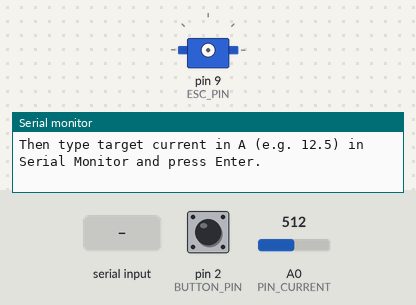
Recording of a sketch running on a simulated Arduino Uno, built with avr-gcc and run on an emulated ATmega328P. Parts: servo, the last lines printed to the serial monitor. The inputs (shaded band) are chosen by the test bench; at power-on: pin 2 (BUTTON_PIN) HIGH, A0 (PIN_CURRENT) = 512.

Above: at 0.9 s.
1.0 s: pin 2 (BUTTON_PIN) pulled LOW for 0.15 s
At 3.0 s:
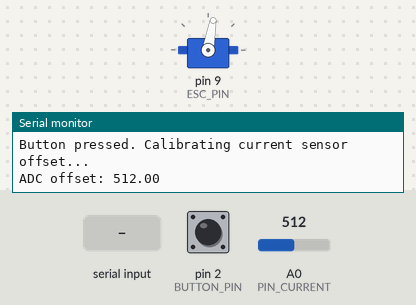
3.5 s: "90,45\n" received over Serial
At 4.68 s:
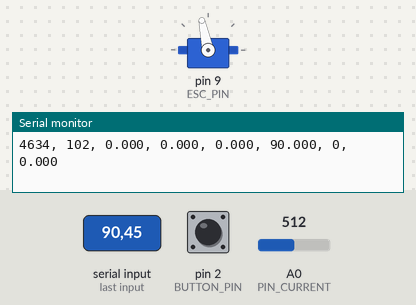
At 5.62 s:
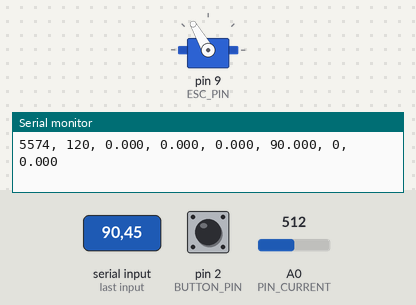
6.5 s: A0 (PIN_CURRENT) set to 716
9.5 s: "30,150\n" received over Serial
11.0 s: A0 (PIN_CURRENT) set to 902
12.7 s: A0 (PIN_CURRENT) set to 924
At 14.1 s:
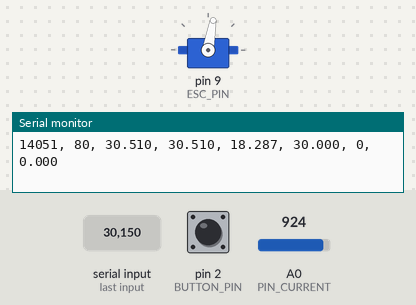
Timing chart, 0 to 15.5 s (numbered marks = the images above; inputs shaded):
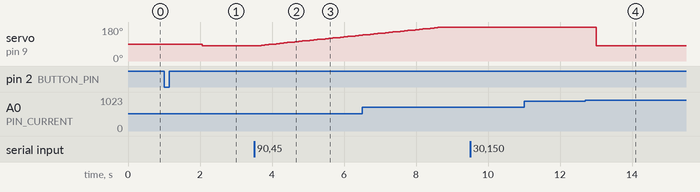

Measured:
- the behaviour switches between 910 and 911 on A0 (PIN_CURRENT) (found by bisection; images 3 and 4)
- after the input at 1.0 s, servo on pin 9 (ESC_PIN): 90° → 80° after 1.1 s
- after the input at 3.5 s, servo on pin 9 (ESC_PIN): moves from 80° to 136° over 2.8 s, starting after 0.09 s
- after the input at 12.7 s, servo on pin 9 (ESC_PIN): 180° → 80° after 0.31 s

The sketch:

pid_using_lib.ino
```cpp
#include <PID_v1.h>
#include <Servo.h>

// ---------- Pins ----------
const int PIN_CURRENT = A0;   // ACS712 output
const int ESC_PIN     = 9;    // ESC signal
const int BUTTON_PIN  = 2;    // safety button (D2 to GND)

// ---------- ESC range (degrees) ----------
const int ESC_MIN_ANGLE = 80;
const int ESC_MAX_ANGLE = 180;

// ---------- ACS712 (30A default) ----------
const float VREF       = 5.0;      // ADC reference voltage
const float ADC_STEPS  = 1023.0;   // 10-bit ADC
const float ACS_SENS   = 0.066;    // V/A (change if 5A or 20A module)

float adcOffset = 0.0;            // measured at startup

float longAvgCurrent = 0.0;       // very long-term smooth average

// ---------- PID variables ----------
double Setpoint, Input, Output;

// Tuning (your values)
double Kp = 1.8;
double Ki = 2.2;
double Kd = 0.2;

PID current_pid(&Input, &Output, &Setpoint, Kp, Ki, Kd, DIRECT);

Servo ESC;
int   escAngle = ESC_MIN_ANGLE;

// ---------- Moving-average filter (0.5 s at 10 Hz = 5 samples) ----------
const uint8_t WINDOW_SIZE = 5;
float  windowVals[WINDOW_SIZE];
uint8_t windowIndex = 0;
uint8_t windowCount = 0;
float   windowSum   = 0.0;

// ---------- Locking (value seeker) ----------
bool   pwmLocked     = false;
int    lockedAngle   = ESC_MIN_ANGLE;
uint8_t nearCount    = 0;

// fast coarse seek before PID
bool   preSeek       = false;     // NEW: fast ramp phase flag

unsigned long nowMs  = 0;

// ---------- Penalty integration ----------
double penaltyIntegral = 0.0;
double penaltyPoints   = 0.0;
const float PENALTY_COEFF = 0.002;
const float LOOP_DT       = 0.1;   // 10 Hz loop (100 ms)


// ================== Helper functions ==================

void calibrateCurrentOffset()
{
  const int N = 500;
  long sum = 0;

  for (int i = 0; i < N; i++)
  {
    sum += analogRead(PIN_CURRENT);
    delay(2);
  }

  adcOffset = (float)sum / (float)N;
}

float readCurrentInstant()
{
  const uint8_t NUM_SAMPLES = 10;
  long sum_adc = 0;

  for (uint8_t i = 0; i < NUM_SAMPLES; i++)
  {
    sum_adc += analogRead(PIN_CURRENT);
  }

  float avg_adc = sum_adc / (float)NUM_SAMPLES;

  float centered = avg_adc - adcOffset;
  float voltage  = centered * (VREF / ADC_STEPS);
  float amps     = voltage / ACS_SENS;

  if (amps < 0) amps = -amps;
  if (amps < 0.02) amps = 0.0;

  return amps;
}

float updateAverage(float newVal)
{
  if (windowCount < WINDOW_SIZE)
  {
    windowVals[windowCount] = newVal;
    windowSum += newVal;
    windowCount++;
  }
  else
  {
    windowSum -= windowVals[windowIndex];
    windowVals[windowIndex] = newVal;
    windowSum += newVal;
    windowIndex = (windowIndex + 1) % WINDOW_SIZE;
  }

  return windowSum / (float)windowCount;
}

// read new setpoint from Serial
void handleSerialSetpoint()
{
  if (Serial.available())
  {
    String line = Serial.readStringUntil('\n');
    line.trim();
    if (line.length() == 0) return;

    double sp = line.toFloat();
    if (sp >= 0.0)
    {
      Setpoint   = sp;
      pwmLocked  = false;
      nearCount  = 0;
      preSeek    = true;      // NEW: whenever setpoint changes, start with fast seek

      Serial.print("New setpoint: ");
      Serial.print(Setpoint, 2);
      Serial.println(" A");
    }
    else
    {
      Serial.println("Invalid setpoint");
    }
  }
}


// ================== Setup ==================
void setup()
{
  Serial.begin(115200);
  pinMode(PIN_CURRENT, INPUT);
  pinMode(BUTTON_PIN, INPUT_PULLUP);

  Serial.println("=== Current PID value seeker ===");
  Serial.println("Hold button on D2 to arm ESC and start calibration...");
  Serial.println("Then type target current in A (e.g. 12.5) in Serial Monitor and press Enter.");
  Serial.println();

  while (digitalRead(BUTTON_PIN) == HIGH)
  {
    delay(50);
  }

  Serial.println("Button pressed. Calibrating current sensor offset...");
  calibrateCurrentOffset();
  Serial.print("ADC offset: ");
  Serial.println(adcOffset);

  ESC.attach(ESC_PIN, 1000, 2000);
  ESC.write(ESC_MIN_ANGLE);
  delay(1000);

  float currentInst  = readCurrentInstant();
  float currentAvg05 = updateAverage(currentInst);

  longAvgCurrent = currentInst;

  Input    = currentAvg05;
  Setpoint = 0.0;

  current_pid.SetOutputLimits(0, ESC_MAX_ANGLE - ESC_MIN_ANGLE);
  current_pid.SetSampleTime(100);
  current_pid.SetMode(AUTOMATIC);

  Serial.println("Ready. Set setpoint via Serial.");
}


// ================== Main loop ==================
void loop()
{
  nowMs = millis();

  handleSerialSetpoint();

  float currentInst  = readCurrentInstant();
  float currentAvg05 = updateAverage(currentInst);  // 0.5 s mean (PID input)
  const float LT_ALPHA = 0.98;
  longAvgCurrent = LT_ALPHA * longAvgCurrent + (1.0 - LT_ALPHA) * currentInst;  // display only

  if (Setpoint <= 0.0)
  {
    escAngle = ESC_MIN_ANGLE;
    ESC.write(escAngle);
    pwmLocked = false;
    nearCount = 0;
    preSeek   = false;
  }
  else if (!pwmLocked)
  {
    // --------- FAST PRE-SEEK PHASE ---------
    if (preSeek)
    {
      // ramp up quickly until we're close to setpoint using currentAvg05
      if (currentAvg05 < (Setpoint - 0.5))      // 0.5 A below target
      {
        escAngle += 2;                          // coarse step
        if (escAngle > ESC_MAX_ANGLE) escAngle = ESC_MAX_ANGLE;
        ESC.write(escAngle);
      }
      else
      {
        // we're close enough, switch to PID fine control
        preSeek = false;
        // initialize PID output around current angle
        Output = escAngle - ESC_MIN_ANGLE;
      }
    }
    // --------- PID FINE CONTROL PHASE ---------
    else
    {
      Input = (double)currentAvg05;             // use 0.5 s avg for PID
      current_pid.Compute();

      double angleD = ESC_MIN_ANGLE + Output;
      if (angleD < ESC_MIN_ANGLE) angleD = ESC_MIN_ANGLE;
      if (angleD > ESC_MAX_ANGLE) angleD = ESC_MAX_ANGLE;

      escAngle = (int)angleD;
      ESC.write(escAngle);

      // lock when avg is just under setpoint
      if (windowCount == WINDOW_SIZE &&
          currentAvg05 >= (Setpoint - 0.05) &&
          currentAvg05 <= Setpoint)
      {
        nearCount++;
        if (nearCount >= 5)   // 0.5 s near target
        {
          pwmLocked   = true;
          lockedAngle = escAngle;
          Serial.println("PWM locked for stable measurement.");
        }
      }
      else
      {
        nearCount = 0;
      }
    }
  }
  else
  {
    // locked: hold ESC, no more PID changes
    ESC.write(lockedAngle);
  }

  // Penalty: only when locked and above setpoint
  if (pwmLocked && Setpoint > 0.0)
  {
    float over = currentAvg05 - (float)Setpoint;
    if (over > 0)
    {
      penaltyIntegral += (double)over * (double)LOOP_DT;  // A·s
      penaltyPoints = PENALTY_COEFF * penaltyIntegral;
    }
  }

  // 5) CSV log:
  // time, escAngle, instCurrent, avg0.5s, longAvg, Setpoint, locked, penaltyPoints
  Serial.print(nowMs);
  Serial.print(", ");
  Serial.print(escAngle);
  Serial.print(", ");
  Serial.print(currentInst, 3);
  Serial.print(", ");
  Serial.print(currentAvg05, 3);
  Serial.print(", ");
  Serial.print(longAvgCurrent, 3);
  Serial.print(", ");
  Serial.print(Setpoint, 3);
  Serial.print(", ");
  Serial.print(pwmLocked ? 1 : 0);
  Serial.print(", ");
  Serial.println(penaltyPoints, 3);

  delay(100);   // 10 Hz
}
```
